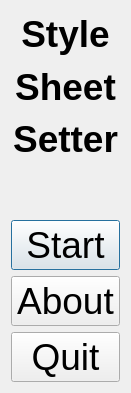
<?xml version="1.0" encoding="UTF-8"?>
<ui version="4.0">
 <class>QtStyleSheetSetterMenuDialog</class>
 <widget class="QDialog" name="QtStyleSheetSetterMenuDialog">
  <property name="geometry">
   <rect>
    <x>0</x>
    <y>0</y>
    <width>131</width>
    <height>393</height>
   </rect>
  </property>
  <property name="font">
   <font>
    <pointsize>28</pointsize>
   </font>
  </property>
  <property name="windowTitle">
   <string>StyleSheetSetter</string>
  </property>
  <layout class="QVBoxLayout" name="verticalLayout">
   <item>
    <widget class="QLabel" name="label_title_1">
     <property name="font">
      <font>
       <pointsize>28</pointsize>
       <weight>75</weight>
       <bold>true</bold>
      </font>
     </property>
     <property name="text">
      <string>Style</string>
     </property>
     <property name="alignment">
      <set>Qt::AlignCenter</set>
     </property>
    </widget>
   </item>
   <item>
    <widget class="QLabel" name="label_title_2">
     <property name="font">
      <font>
       <pointsize>28</pointsize>
       <weight>75</weight>
       <bold>true</bold>
      </font>
     </property>
     <property name="text">
      <string>Sheet</string>
     </property>
     <property name="alignment">
      <set>Qt::AlignCenter</set>
     </property>
    </widget>
   </item>
   <item>
    <widget class="QLabel" name="label_title_3">
     <property name="font">
      <font>
       <pointsize>28</pointsize>
       <weight>75</weight>
       <bold>true</bold>
      </font>
     </property>
     <property name="text">
      <string>Setter</string>
     </property>
     <property name="alignment">
      <set>Qt::AlignCenter</set>
     </property>
    </widget>
   </item>
   <item>
    <widget class="QLabel" name="image_gabor">
     <property name="text">
      <string/>
     </property>
     <property name="pixmap">
      <pixmap>:/images/ToolGaborFilter.png</pixmap>
     </property>
     <property name="alignment">
      <set>Qt::AlignCenter</set>
     </property>
    </widget>
   </item>
   <item>
    <widget class="QPushButton" name="button_start">
     <property name="text">
      <string>Start</string>
     </property>
    </widget>
   </item>
   <item>
    <widget class="QPushButton" name="button_about">
     <property name="text">
      <string>About</string>
     </property>
    </widget>
   </item>
   <item>
    <widget class="QPushButton" name="button_quit">
     <property name="text">
      <string>Quit</string>
     </property>
    </widget>
   </item>
  </layout>
 </widget>
 <layoutdefault spacing="6" margin="11"/>
 <resources/>
 <connections/>
</ui>
